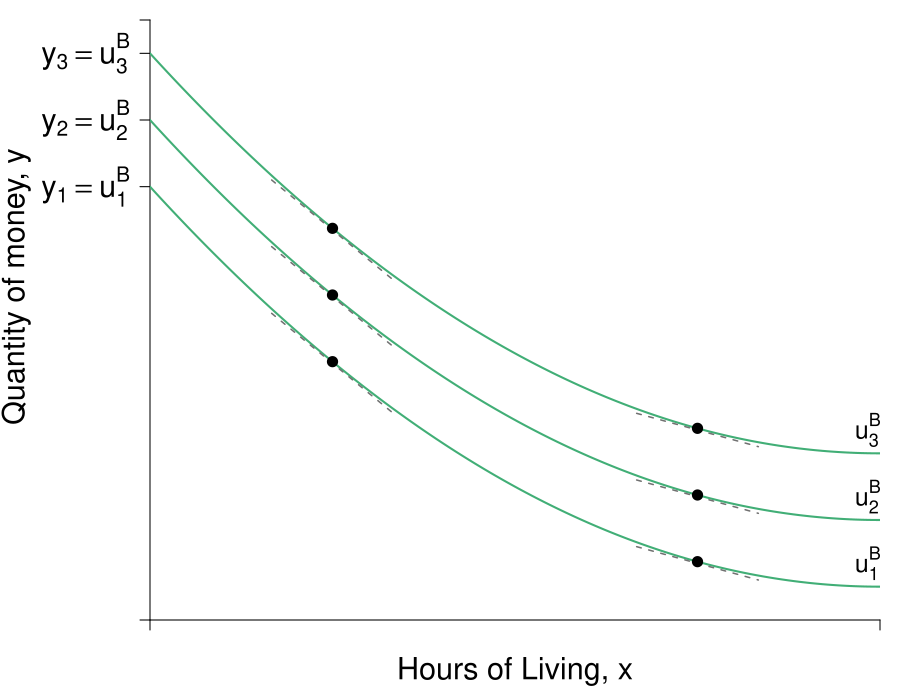

Here is the R script that generated this plot:
require(shape)
pdf(file = "property/qql_y_indiff.pdf", width = 9, height = 7)

#Set parameters for graphics
namesize <- 1.3
pointsize <- 1.8
axislabelsize <- 1.8
labelsize <- 1.5
namesize <- 1.8
annotatesize <- 1.5
graphlinewidth <- 2
segmentlinewidth <- 1.5


COL <- c("#7fc97f", "#beaed4", "#fdc086", "#ffff99", "#386cb0", "#f0027f", "#bf5b17", "#666666")
COLA <- c("#99d8c9","#66c2a4","#41ae76", "#238b45", "#005824")
COLB <- c("#4eb3d3", "#2b8cbe", "#0868ac","#084081")
Grays <- gray.colors(25, start =1, end = 0)

#Edited the margins to cater for the larger LHS labels
par(mar =  c(4, 7.5, 1, 1))

mrsA <- function(x, rmax = 2, xmax = 12) {
  rmax - (rmax/xmax)*x
}


uA <- function(x, y, rmax = 2, xmax = 12) {
  y + rmax*x - (1/2)*(rmax/xmax)*x^2
}

indiffA <- function(x, uA = 10, rmax = 2, xmax = 12) {
  uA - rmax*x + (1/2)*(rmax/xmax)*(x^2)
}

bcA <- function(x, w = 20, p = 2) {
  w - p*x
}


xlims <- c(0, 12)
ylims <- c(0, 18)

npts <- 501 
x <- seq(xlims[1], xlims[2], length.out = npts)
y <- seq(ylims[1], ylims[2], length.out = npts) 
a <- c(13, 15, 17)

plot(0, 0, xlim = xlims, ylim = ylims, type = "n",
     xlab = expression(paste("")),
     ylab = expression(paste("")), 
     xaxt = "n", 
     yaxt = "n", 
     cex.lab = axislabelsize, 
     bty = "n",
     xaxs="i", 
     yaxs="i")

# ticksy <- seq(from = 0, to = ylims[2], by = 2)
# ylabels <- seq(from = 0, to = ylims[2], by = 2)
# ticksx <- seq(from = 0, to = xlims[2], by = 2)
# xlabels <- seq(from = 0, to = xlims[2], by = 2)
ticksy <- c(0, 13, 15, 17, ylims[2])
ylabels <- c(NA, expression(paste(y[1] == u[1]^B)), expression(paste(y[2] == u[2]^B)), expression(paste(y[3] == u[3]^B)), NA)
ticksx <- c(0,  xlims[2])
xlabels <- c(NA, NA)

axis(1, at = ticksx, pos = 0, labels = xlabels, cex.axis = axislabelsize)
axis(2, at = ticksy, pos = 0, labels = ylabels, las = 1, cex.axis = axislabelsize)

npts <- 500 
xx1 <- seq(xlims[1], xlims[2], length.out = npts)

#lines(xx1, bcA(xx1, w = 12, p = 1), col = COLB[3], lwd = graphlinewidth)
#lines(xx1, indiffA1(xx1, uA = 20, rmax = 2.5, xmax = 10), col = COLB[4], lwd = graphlinewidth)

mtext(expression(paste("Hours of Living, ", x)), side=1, line = 2.5, cex = axislabelsize)
text(-2.2, 10, expression(paste("Quantity of money, ", y)), xpd = TRUE, cex = axislabelsize, srt = 90) 

#segments(4.11765, 6.17647, 5.88, 8.88, lty = 1, col = COL[2] , lwd = graphlinewidth)
#text(7.3, 3, expression("Pareto Efficient"))
#text(7.3, 2.5, expression("Curve"))
#Arrows(7.3, 3.5, 7.3, 6.1, col = "black", lty = 1, lwd = 2, arr.type = "triangle", arr.lwd = 0.5)

#Label the iso-welfare functions for the HG, Aisha
text(11.8, 1.7, expression(u[1]^B), cex = annotatesize)
text(11.8, 3.7, expression(u[2]^B), cex = annotatesize) 
text(11.8, 5.7, expression(u[3]^B), cex = annotatesize)
#text(6.6, 8.3, expression(u[4]^A))

#Label the indifference curves for the HG, Betty
# text(7.6, 17, expression(u[1]^B))
# text(6.75, 17, expression(u[2]^B))
# text(6, 17, expression(u[3]^B))
#text(3.4, 6.9, expression(v[4]^B))

#Label mrs function
#text(10, 8, expression(paste(mrs(x,y) == r[max] - frac(r[max], x[max])*x)))
#Arrows(10, 7.5, 10, 5.6, col = "black", lty = 1, lwd = 2, arr.type = "triangle", arr.lwd = 0.5)

#Label satiation
#text(20, 4, expression(paste(x[max] == "Point")))
#text(20, 3, expression(paste("of Satiation")))
#Arrows(20, 2.5, 20, 0.5, col = "black", lty = 1, lwd = 2, arr.type = "triangle", arr.lwd = 0.5)

#Label highest willingness to pay
# text(5, 10.5, expression(paste(r[max] == "Maximum")))
# text(5, 9.5, expression(paste("Willingness to Pay")))
# Arrows(3, 10, 0.5, 10, col = "black", lty = 1, lwd = 2, arr.type = "triangle", arr.lwd = 0.5)


contour(x, y, 
        outer(x, y, uA),
        drawlabels = FALSE,
        col = COLA[3],
        #cex.lab = axislabelsize,
        lwd = graphlinewidth,
        levels = a, 
        xaxs="i", 
        yaxs="i", 
        add = TRUE)

#segments(0, 6, 6, 6, lty = 2, col = "gray" , lwd = segmentlinewidth)
#segments(6, 0, 6, 6, lty = 2, col = "gray" , lwd = segmentlinewidth)


slopeline <- function(x, yint, slope = 1.5){
  yint - slope*x
}

slopex1 <- seq(2,4,length.out = 200)
lines(slopex1, slopeline(slopex1, yint = 12.2, slope = mrsA(x = 3)), col = Grays[21], lty = 2, lwd = segmentlinewidth)
lines(slopex1, slopeline(slopex1, yint = 14.2, slope = mrsA(x = 3)), col = Grays[21], lty = 2, lwd = segmentlinewidth)
lines(slopex1, slopeline(slopex1, yint = 16.2, slope = mrsA(x = 3)), col = Grays[21], lty = 2, lwd = segmentlinewidth)

slopex2 <- seq(8,10,length.out = 200)
lines(slopex2, slopeline(slopex2, yint = 6.2, slope = mrsA(x = 9)), col = Grays[21], lty = 2, lwd = segmentlinewidth)
lines(slopex2, slopeline(slopex2, yint = 8.2, slope = mrsA(x = 9)), col = Grays[21], lty = 2, lwd = segmentlinewidth)
lines(slopex2, slopeline(slopex2, yint = 10.2, slope = mrsA(x = 9)), col = Grays[21], lty = 2, lwd = segmentlinewidth)


firstpointsx <- c(3, 3, 3)
firstpointsy <- c(indiffA(x = firstpointsx[1], uA = 13), indiffA(x = firstpointsx[2], uA = 15), indiffA(x = firstpointsx[3], uA = 17))
points(firstpointsx, firstpointsy, pch = 16, col = "black", cex = 1.5)

secondpointsx <- c(9, 9, 9)
secondpointsy <- c(indiffA(x = 9, uA = 13), indiffA(x = 9, uA = 15), indiffA(x = 9, uA = 17))
points(secondpointsx, secondpointsy, pch = 16, col = "black", cex = 1.5)


# par(new = TRUE)
# 
# #Use the same x and ylims as previously, but with locations switched
# xlims2 <- c(18, 0)
# ylims2 <- c(18, 0)

#Leave the ylab and xlab blank to ensure no axes titles
# plot(0, 0, xlim = xlims2, ylim = ylims2, type = "n",
#      xlab = expression(paste("")),
#      ylab = expression(paste("")),
#      xaxt = "n", 
#      yaxt = "n", 
#      cex.lab = 1.3, 
#      bty = "n",
#      xaxs="i", 
#      yaxs="i")
# 
# 
# lines(xx1, indiffAlow(xx1, uA = 46.08, alpha = 16, beta = 1/24), col = COL[2], lwd = graphlinewidth)


#Set up axes at sides 3 and 4 (top and right)
# axis(side = 3, at = ticksx, pos = 0, labels = xlabels)
# axis(side = 4, at = ticksy, pos = 0, labels = ylabels, las = 0)
# mtext("B's Apples, x", side=3, line = 2.5, cex = axislabelsize)
# text(-0.8, 7, expression(paste("B's Oranges, y")), xpd = TRUE, cex = axislabelsize, srt = 270) 
# 
# #Add arrows:
# arrows(-0.8, 10, -0.8, 14, xpd = TRUE, length=0.1,angle=40,lwd=3)
# arrows(6.2, -1.8, 9, -1.8, xpd = TRUE, length=0.1,angle=40,lwd=3)
# 

#Customize ticks and labels for the plot
#ticksy <- seq(from = 0, to = 15, by = 1)
#ylabels <- seq(from = 0, to = 15, by = 1)
#ticksx <- seq(from = 0, to = 10, by = 1)
#xlabels <- seq(from = 0, to = 10, by = 1)
#axis(1, at = ticksx, pos = 0, labels = xlabels)
#axis(2, at = ticksy, pos = 0, labels = ylabels, las = 0)

dev.off()
